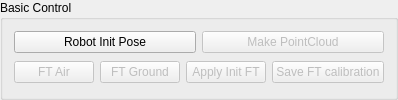
        <widget class="QGroupBox" name="groupBox_lidar">
         <property name="title">
          <string>Basic Control</string>
         </property>
         <layout class="QGridLayout" name="gridLayout_5">
          <item row="2" column="1" colspan="4">
           <widget class="QWidget" name="widget_ft_base_module" native="true">
            <property name="enabled">
             <bool>false</bool>
            </property>
            <layout class="QGridLayout" name="gridLayout_7">
             <property name="leftMargin">
              <number>0</number>
             </property>
             <property name="topMargin">
              <number>0</number>
             </property>
             <property name="rightMargin">
              <number>0</number>
             </property>
             <property name="bottomMargin">
              <number>0</number>
             </property>
             <item row="0" column="2">
              <widget class="QPushButton" name="button_ft_calc">
               <property name="text">
                <string>Apply Init FT</string>
               </property>
              </widget>
             </item>
             <item row="0" column="1">
              <widget class="QPushButton" name="button_ft_gnd">
               <property name="text">
                <string>FT Ground</string>
               </property>
              </widget>
             </item>
             <item row="0" column="0">
              <widget class="QPushButton" name="button_ft_air">
               <property name="text">
                <string>FT Air</string>
               </property>
              </widget>
             </item>
             <item row="0" column="3">
              <widget class="QPushButton" name="button_ft_save">
               <property name="text">
                <string>Save FT calibration</string>
               </property>
              </widget>
             </item>
            </layout>
           </widget>
          </item>
          <item row="1" column="3" colspan="2">
           <widget class="QWidget" name="widget_lidar_head_control_module" native="true">
            <property name="enabled">
             <bool>false</bool>
            </property>
            <layout class="QHBoxLayout" name="horizontalLayout_4">
             <property name="leftMargin">
              <number>0</number>
             </property>
             <property name="topMargin">
              <number>0</number>
             </property>
             <property name="rightMargin">
              <number>0</number>
             </property>
             <property name="bottomMargin">
              <number>0</number>
             </property>
             <item>
              <widget class="QPushButton" name="button_assemble_lidar">
               <property name="text">
                <string>Make PointCloud</string>
               </property>
              </widget>
             </item>
            </layout>
           </widget>
          </item>
          <item row="1" column="1" colspan="2">
           <widget class="QPushButton" name="button_init_pose">
            <property name="text">
             <string>Robot Init Pose</string>
            </property>
           </widget>
          </item>
         </layout>
        </widget>
